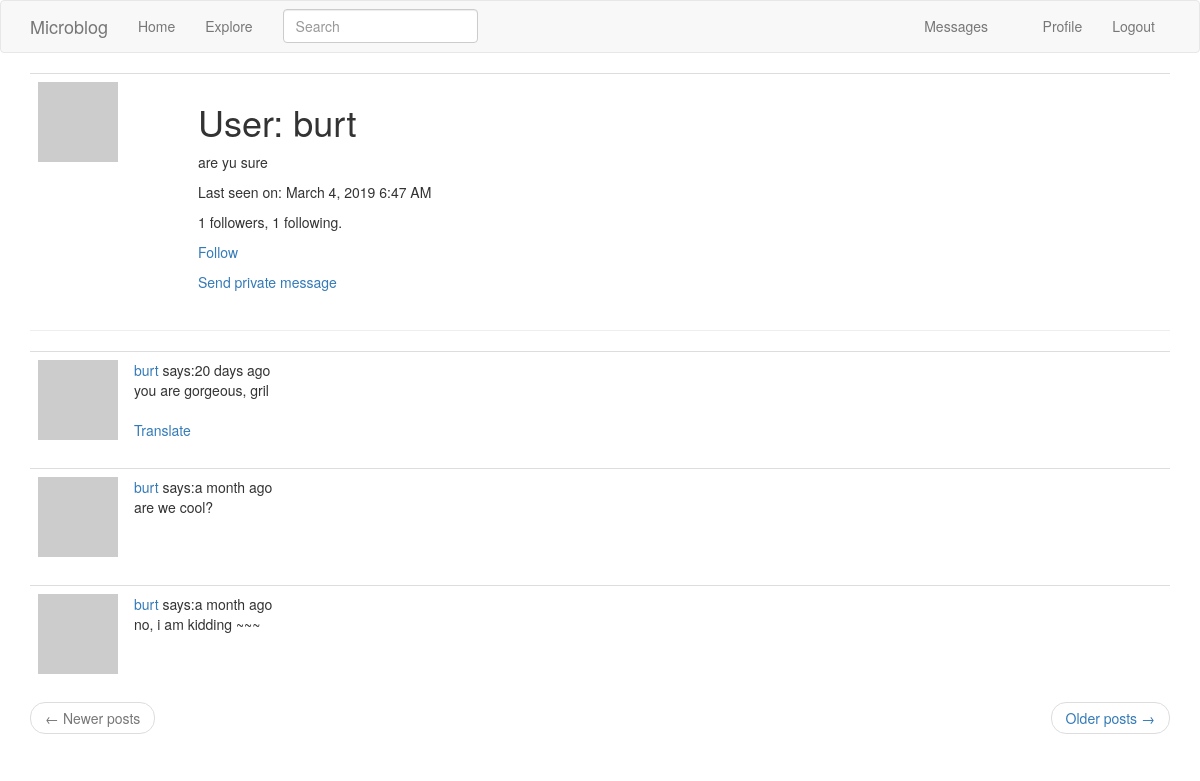
The page /user/burt (signed in) on the database its author committed.
### app/models.py (models this page shows, shortened)
class User(UserMixin, db.Model):
    id = db.Column(db.Integer, autoincrement=True, primary_key=True)
    username = db.Column(db.String(64), index=True, unique=True)
    email = db.Column(db.String(120), index=True, unique=True)
    password_hash = db.Column(db.String(128))
    about_me = db.Column(db.String(140))
    last_seen = db.Column(db.DateTime, default=datetime.utcnow)
    posts = db.relationship('Post', backref='author', lazy='dynamic')
    followed = db.relationship('User',
                               secondary=followers,
                               primaryjoin=(followers.c.follower_id == id),
                               secondaryjoin=(followers.c.followed_id == id),
                               backref=db.backref('followers', lazy='dynamic'),
                               lazy='dynamic')
    messages_sent = db.relationship('Message',
                                    backref='author',
                                    foreign_keys='Message.sender_id',
                                    lazy='dynamic')
    messages_received = db.relationship('Message',
                                        backref='recipient',
                                        foreign_keys='Message.recipient_id',
                                        lazy='dynamic')
    notifications = db.relationship('Notification',
                                    backref='user',
                                    lazy='dynamic')
    tasks = db.relationship('Task', backref='user', lazy='dynamic')
    last_message_read_time = db.Column(db.DateTime)
    def new_messages(self):
        last_read_time = self.last_message_read_time or datetime(1900, 1, 1)
        return Message.query.filter_by(recipient=self).filter(Message.timestamp > last_read_time).count()
    def avatar(self, size):
        digest = md5(self.email.lower().encode('utf-8')).hexdigest()
        return 'https://www.gravatar.com/avatar/{}?d=monsterid&s={}'.format(digest, size)
    def is_following(self, user):
        return self.followed.filter(followers.c.followed_id == user.id).count() > 0

class SearchableMixin(object):
    @classmethod
    def before_commit(cls, session):
        session._changes = {
            'add': list(session.new),
            'update': list(session.dirty),
            'delete': list(session.deleted)
        }
    @classmethod
    def after_commit(cls, session):
        for obj in session._changes['add']:
            if isinstance(obj, SearchableMixin):
                add_to_index(obj.__tablename__, obj)
        for obj in session._changes['update']:
            if isinstance(obj, SearchableMixin):
                add_to_index(obj.__tablename__, obj)
        for obj in session._changes['delete']:
            if isinstance(obj, SearchableMixin):
                remove_from_index(obj.__tablename__, obj)
        session._changes = None

class Post(SearchableMixin, db.Model):
    id = db.Column(db.Integer, autoincrement=True, primary_key=True)
    body = db.Column(db.String(140))
    timestamp = db.Column(db.DateTime, index=True, default=datetime.utcnow)
    user_id = db.Column(db.Integer, db.ForeignKey('user.id'))
    language = db.Column(db.String(5))
    __searchable__ = ['body']

### app/main/routes.py (the view)
@bp.route('/user/<username>', methods=['GET'])
@login_required
def user(username):
    page = request.args.get('page', default=1, type=int)
    user = User.query.filter_by(username=username).first_or_404()
    posts = (user.posts
             .order_by(Post.timestamp.desc())
             .paginate(page, current_app.config['POSTS_PER_PAGE'], False))
    next_url = url_for('main.user', username=user.username, page=posts.next_num) if posts.has_next else None
    prev_url = url_for('main.user', username=user.username, page=posts.prev_num) if posts.has_prev else None
    return render_template('user.html', title='User', user=user,
                           posts=posts.items, next_url=next_url, prev_url=prev_url)

### app/main/forms.py
class SearchForm(FlaskForm):
    q = StringField('Search', validators=[DataRequired()])
    def __init__(self, *args, **kwargs):
        if 'formdata' not in kwargs:
            kwargs['formdata'] = request.args
        if 'csrf_enabled' not in kwargs:
            kwargs['csrf_enabled'] = False
        super(SearchForm, self).__init__(*args, **kwargs)

### app/main/routes.py (called while the page is built)
@bp.before_app_request
def before_request():
    if current_user.is_authenticated:
        current_user.last_seen = datetime.utcnow()
        db.session.commit()
        g.search_form = SearchForm()

### app/models.py (called while the page is built)
@login.user_loader
def load_user(uid):
    return User.query.get(int(uid))

### app/templates/user.html
{% extends "base.html" %}
{% import 'bootstrap/wtf.html' as wtf %}
{% block app_content %}
<table class="table table-hover">
    <tr>
        <td width="160px"><img src="{{ user.avatar(160) }}"></td>
        <td>
            <h1>User: {{ user.username }}</h1>
            {% if user.about_me %}<p>{{ user.about_me }}</p>{% endif %}
            {% if user.last_seen %}<p>Last seen on: {{ moment(user.last_seen).format('LLL') }}</p>{% endif %}
            <p>{{ user.followers.count() }} followers, {{ user.followed.count() }} following.</p>
            {% if user==current_user %}
                <a href="{{ url_for('main.edit_profile') }}">edit profile</a>
                {% if not current_user.get_task_in_progress('export_posts') %}
                <p>
                    <a href="{{ url_for('main.export_posts') }}">Export your posts</a>
                </p>
                {% endif %}
            {% elif current_user.is_following(user) %}
            <p>
                <a href="{{ url_for('main.unfollow', username=user.username) }}">
                    UnFollow
                </a>
            </p>
            {% else %}
            <p>
                <a href="{{ url_for('main.follow', username=user.username) }}">
                    Follow
                </a>
            </p>
            {% endif %}
            {% if user != current_user %}
            <p>
                <a href="{{ url_for('main.sent_message', recipient_name=user.username) }}">
                    Send private message
                </a>
            </p>
            {% endif %}
        </td>
    </tr>
</table>
<hr>
{% for post in posts %}
{% include "_post.html" %}
{% endfor %}
<nav aria-label="...">
        <ul class="pager">
            <li class="previous{% if not prev_url %} disabled{% endif %}">
                <a href="{{ prev_url or '#' }}">
                    <span aria-hidden="true">&larr;</span> Newer posts
                </a>
            </li>
            <li class="next{% if not next_url %} disabled{% endif %}">
                <a href="{{ next_url or '#' }}">
                    Older posts <span aria-hidden="true">&rarr;</span>
                </a>
            </li>
        </ul>
</nav>
{% endblock %}

### app/templates/_post.html
<table class="table table-hover">
    <tr>
        <td width="70px">
            <a href="{{ url_for('main.user', username=post.author.username) }}">
                <img src="{{ post.author.avatar(70) }}" alt="">
            </a>
        </td>
        <td>
            <a href="{{ url_for('main.user', username=post.author.username) }}">
                {{ post.author.username }}
            </a>
            says:{{ moment(post.timestamp).fromNow() }}
            <br>
                <span id="post{{ post.id }}">{{ post.body }}</span>
            {% if post.language and post.language != g.locale %}
            <br><br>
            <span id="translation{{ post.id }}">
                <a href="javascript:translate(
                            '#post{{ post.id }}',
                            '#translation{{ post.id }}',
                            '{{ post.language }}',
                            '{{ g.locale }}'
                            )">Translate</a>
            </span>
            {% endif %}
        </td>
    </tr>
</table>

### rows shown on the page
User: username "burt", about_me "are yu sure", last_seen "March 4, 2019 6:47 AM"
Post: author.username "burt", timestamp "20 days ago", body "you are gorgeous, gril"
Post: author.username "burt", timestamp "a month ago", body "are we cool?"
Post: author.username "burt", timestamp "a month ago", body "no, i am kidding ~~~"

### other values the page prints
{{ user.followers.count() }} "1"
{{ user.followed.count() }} "1"
